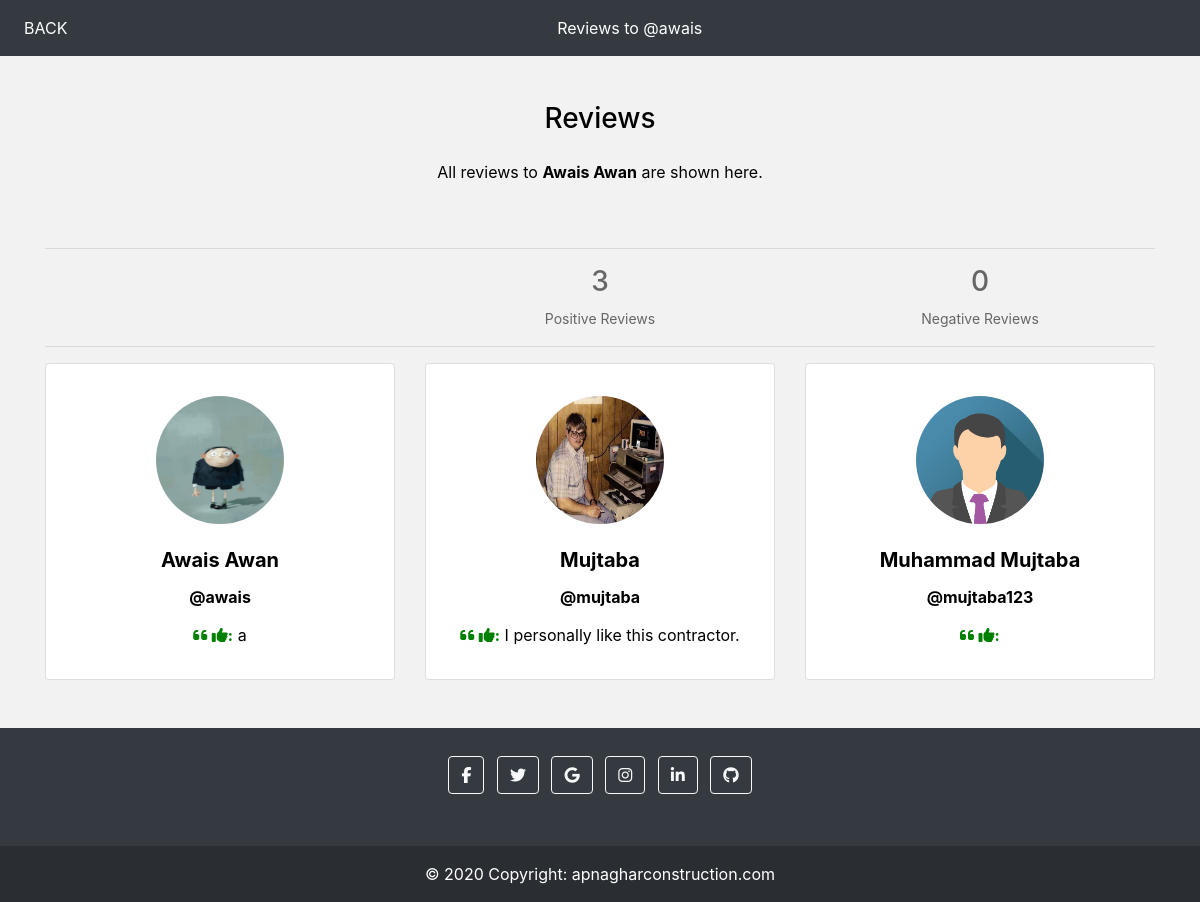
The page /user/awais/reviews/ (signed in) on the database its author committed.
### agc_app/models.py (models this page shows, shortened)
class User(models.Model):
    type = models.IntegerField(default=0) # types: 0=client,1=contractor,2=corporate
    name = models.CharField(max_length=32, default='')
    username = models.CharField(max_length=32, default='')
    email = models.EmailField(default='')
    contact_number = models.CharField(default='', max_length=32)
    password = models.CharField(max_length=32, default='')
    photo = models.ImageField(upload_to='profile_photos/', default='')
    offerings = models.TextField(default='')  # For CONTRACTOR ONLY
    @property
    def profile_photo(self):
        if self.photo: return self.photo.url
        else: return '/static/avatar.png'
    @property
    def positive_reviews_count(self):
        return Review.objects.filter(to_user=self, is_positive=True).count()
    @property
    def negative_reviews_count(self):
        return Review.objects.filter(to_user=self, is_positive=False).count()

class Review(models.Model):
    by_user = models.ForeignKey(User, on_delete=models.CASCADE, related_name='review_by_user_set')
    to_user = models.ForeignKey(User, on_delete=models.CASCADE, related_name='review_to_user_set')
    is_positive = models.BooleanField(default=False)
    text = models.TextField(default='')
    date = models.DateTimeField(default=django.utils.timezone.now)

### agc_app/views.py (the view)
# urls.py: path('user/<str:username>/reviews/', views.reviews_page, name='reviews'),
def reviews_page(request, username):
    template = loader.get_template('agc_app/reviews.html')
    try:
        me = get_object_or_404(User, username=request.session["username"])
    except KeyError:
        return HttpResponseRedirect('/')
    user = get_object_or_404(User, username=username)
    reviews = Review.objects.filter(to_user=user)
    context = {
        'back_to_user': user,
        'me': me,
        'user': user,
        'page': 'reviews_page',
        'reviews': reviews,
    }
    return HttpResponse(template.render(context, request))

### agc_app/templates/agc_app/reviews.html (shortened to what this page needs)
<!DOCTYPE html>
{% load static %}
<html lang="en">
<head>
    {%  include './components/back_nav.html' %}
</head>
<body style="min-height: 100vh;">
<section style="color: #000; background-color: #f3f2f2;">
  <div class="container py-5">
    <div class="row d-flex justify-content-center">
      <div class="col-md-10 col-xl-8 text-center">
        <h3 class="fw-bold mb-4">Reviews</h3>
        <p class="mb-4 pb-2 mb-md-5 pb-md-0">
          All reviews to <b>{{ user.name }}</b> are shown here.
        </p>
      </div>
    </div>
<hr>
<div class="row text-center m-t-20">
  <div class="col-lg-4 col-md-4 m-t-20">
  </div>
  <div class="col-lg-4 col-md-4 m-t-20">
    <h3 class="m-b-0 font-light" style="color: #666;">{{ user.positive_reviews_count }}</h3><small style="color: #666;">Positive Reviews</small>
  </div>
  <div class="col-lg-4 col-md-4 m-t-20">
    <h3 class="m-b-0 font-light" style="color: #666;">{{ user.negative_reviews_count }}</h3><small style="color: #666;">Negative Reviews</small>
  </div>
</div>
<hr>
    <div class="row text-center">
      {% for review in reviews %}
      <div class="col-md-4 mb-4 mb-md-0">
        <div class="card">
          <div class="card-body py-4 mt-2">
            <div class="d-flex justify-content-center mb-4">
              <img
                src="{{ review.by_user.profile_photo }}"
                class="rounded-circle shadow-1-strong"
                width="128"
                height="128"
              />
            </div>
            <h5 class="font-weight-bold">{{ review.by_user.name }}</h5>
            <h6 class="font-weight-bold my-3">@{{ review.by_user.username }}</h6>
            <p class="mb-2">
              {% if review.is_positive %}<i class="fas fa-quote-left pe-2" style="color:green"></i> <i class="fa fa-thumbs-up" style="color:green">: </i>
              {% else %}<i class="fas fa-quote-left pe-2" style="color:red"></i> <i class="fa fa-thumbs-down" style="color:red">: </i>{% endif %}
              {{ review.text }}
            </p>
          </div>
        </div>
      </div>
      {% endfor %}
    </div>
  </div>
</section>
{% include './components/footer.html' %}
</body>
</html>

### agc_app/templates/agc_app/components/back_nav.html (shortened to what this page needs)
{% load static %}
<link rel="stylesheet" href="https://maxcdn.bootstrapcdn.com/bootstrap/4.0.0/css/bootstrap.min.css">
<link rel="stylesheet" href="{% static 'font_awesome5/css/all.min.css' %}">
<link rel="stylesheet" href="https://cdn.jsdelivr.net/npm/bootstrap@4.6.1/dist/css/bootstrap.min.css">
<div class="navcontainer">
<div class="navbar fixed-top navbar-expand-lg navbar-dark bg-dark">
  <nav class="collapse navbar-collapse" id="navbarSupportedContent">
    <ul class="navbar-nav mr-auto">
      <li class="nav-item active">
        {% if page == 'contract' %}
        <a class="nav-link" href="javascript:history.back()">BACK <span class="sr-only">(current)</span></a>
        {% else %}
        <a class="nav-link" href="{% url 'userpage' back_to_user.username %}">BACK <span class="sr-only">(current)</span></a>
        {% endif %}
      </li>
      </ul>
    <ul class="navbar-nav mr-auto text-center">
      <li class="nav-item active">
        {% if page == 'contracts_between' %}
        <a href="" class="nav-link">Contracts between You and {{ back_to_user.username }}</a>
        {% elif page == 'contracts_by_me' %}
        <a href="" class="nav-link">Contracts by You</a>
        {% elif page == 'contracts_to_me' %}
        <a href="" class="nav-link">Contracts to You</a>
        {% elif page == 'transactions_to_me' %}
        <a href="" class="nav-link">Transactions</a>
        {% elif page == 'reviews_page' %}
        <a href="" class="nav-link">Reviews to @{{ user.username }}</a>
        {% elif page == 'contract' %}
        <a href="" class="nav-link">Contract no. {{ contract.pk }}</a>
        {% endif %}
      </li>
    </ul>
  </nav>
</div>
</div>

### agc_app/templates/agc_app/components/footer.html
<div style="bottom: 0; width: 100%;">
  <footer class="bg-dark text-center text-white">
  <div class="container p-4 pb-0">
    <section class="mb-4">
      <a class="btn btn-outline-light btn-floating m-1" href="#!" role="button"
        ><i class="fab fa-facebook-f"></i
      ></a>
      <a class="btn btn-outline-light btn-floating m-1" href="#!" role="button"
        ><i class="fab fa-twitter"></i
      ></a>
      <a class="btn btn-outline-light btn-floating m-1" href="#!" role="button"
        ><i class="fab fa-google"></i
      ></a>
      <a class="btn btn-outline-light btn-floating m-1" href="#!" role="button"
        ><i class="fab fa-instagram"></i
      ></a>
      <a class="btn btn-outline-light btn-floating m-1" href="#!" role="button"
        ><i class="fab fa-linkedin-in"></i
      ></a>
      <a class="btn btn-outline-light btn-floating m-1" href="#!" role="button"
        ><i class="fab fa-github"></i
      ></a>
    </section>
  </div>
  <div class="text-center p-3" style="background-color: rgba(0, 0, 0, 0.2);">
    © 2020 Copyright:
    <a class="text-white" href="{% url 'index' %}">apnagharconstruction.com</a>
  </div>
</footer>
</div>

### agc_app/templates/agc_app/components/back_nav.html (style rules this page uses)
.navcontainer { padding-bottom:54px; }

### rows shown on the page
User: username "awais", name "Awais Awan", positive_reviews_count "3", negative_reviews_count "0"
Review: by_user.profile_photo (picture), by_user.name "Awais Awan", by_user.username "awais", is_positive True (drawn), text "a"
Review: by_user.profile_photo (picture), by_user.name "Mujtaba", by_user.username "mujtaba", is_positive True (drawn), text "I personally like this contractor."
Review: shows a picture, by_user.name "Muhammad Mujtaba", by_user.username "mujtaba123", is_positive True (drawn)
